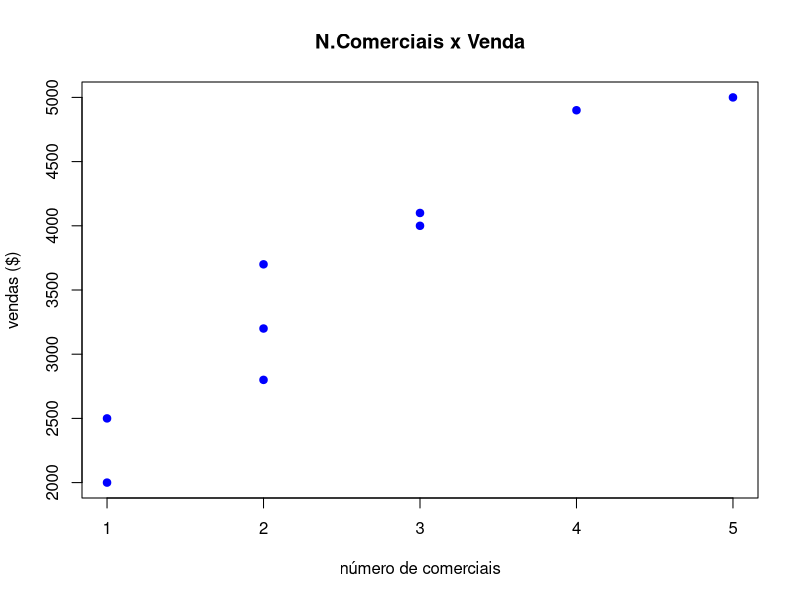
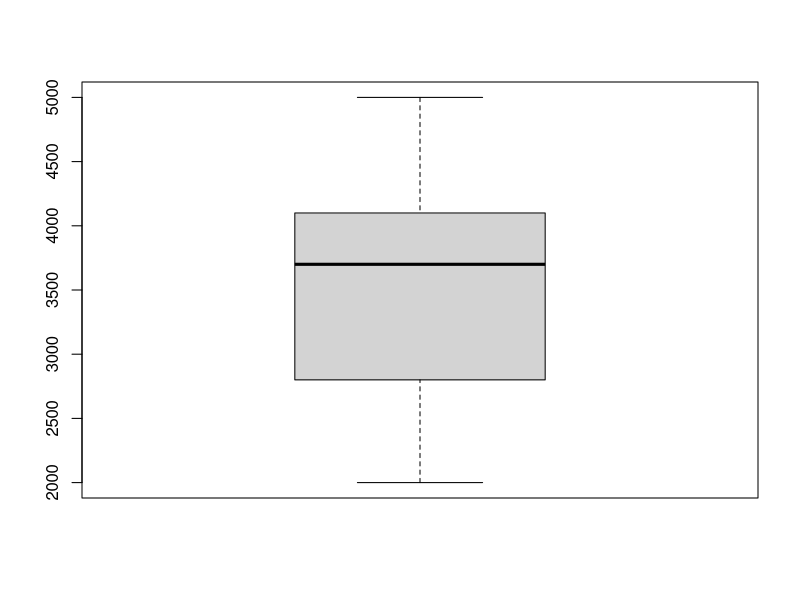

Here is the R script that generated these plots, in order:
## ---- chunk 1
knitr::opts_chunk$set(echo = TRUE)
## ---- chunk 2
ncomer <- c(1, 1, 2, 2, 2, 3, 3, 4, 5)
venda <- c(2000, 2500, 2800, 3200, 3700, 4000, 4100, 4900, 5000)
plot(ncomer, venda, pch = 19, cex = 1, main = 'N.Comerciais x Venda', 
     xlab = 'número de comerciais', ylab = 'vendas ($)', col = 'blue')

boxplot(venda)

